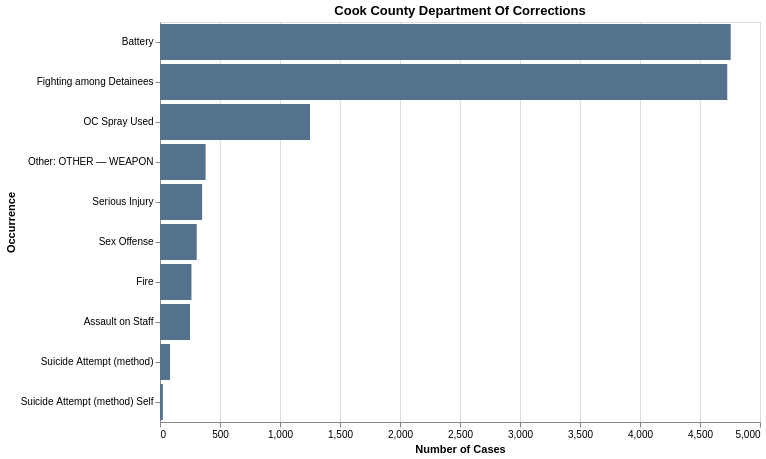

Source (notebook cell):
### Code cell
cook_county_percent

### Figure 1 — Vega-Lite specification as saved in the notebook (floating-point values rounded to 4 significant figures)
{"config": {"view": {"continuousWidth": 300, "continuousHeight": 300}}, "data": {"name": "data-cd04583453585170bc1ae074b503ff71"}, "mark": {"type": "bar", "color": "#54728d"}, "encoding": {"tooltip": [{"field": "Cleaned Occurrences", "title": "Occurrence", "type": "nominal"}, {"field": "count", "format": ",d", "title": "Case Count", "type": "quantitative"}], "x": {"field": "count", "title": "Number of Cases", "type": "quantitative"}, "y": {"field": "Cleaned Occurrences", "sort": "-x", "title": "Occurrence", "type": "nominal"}}, "height": 400, "title": "Cook County Department Of Corrections", "width": 600, "$schema": "https://vega.github.io/schema/vega-lite/v5.20.1.json", "datasets": {"data-cd04583453585170bc1ae074b503ff71": [{"Cleaned Occurrences": "Battery", "count": 4756, "percentage": 37.77}, {"Cleaned Occurrences": "Fighting among Detainees", "count": 4727, "percentage": 37.54}, {"Cleaned Occurrences": "OC Spray Used", "count": 1250, "percentage": 9.926}, {"Cleaned Occurrences": "Other: OTHER — WEAPON", "count": 380, "percentage": 3.018}, {"Cleaned Occurrences": "Serious Injury", "count": 351, "percentage": 2.787}, {"Cleaned Occurrences": "Sex Offense", "count": 306, "percentage": 2.43}, {"Cleaned Occurrences": "Fire", "count": 262, "percentage": 2.081}, {"Cleaned Occurrences": "Assault on Staff", "count": 250, "percentage": 1.985}, {"Cleaned Occurrences": "Suicide Attempt (method)", "count": 84, "percentage": 0.667}, {"Cleaned Occurrences": "Suicide Attempt (method) Self", "count": 24, "percentage": 0.1906}]}}
